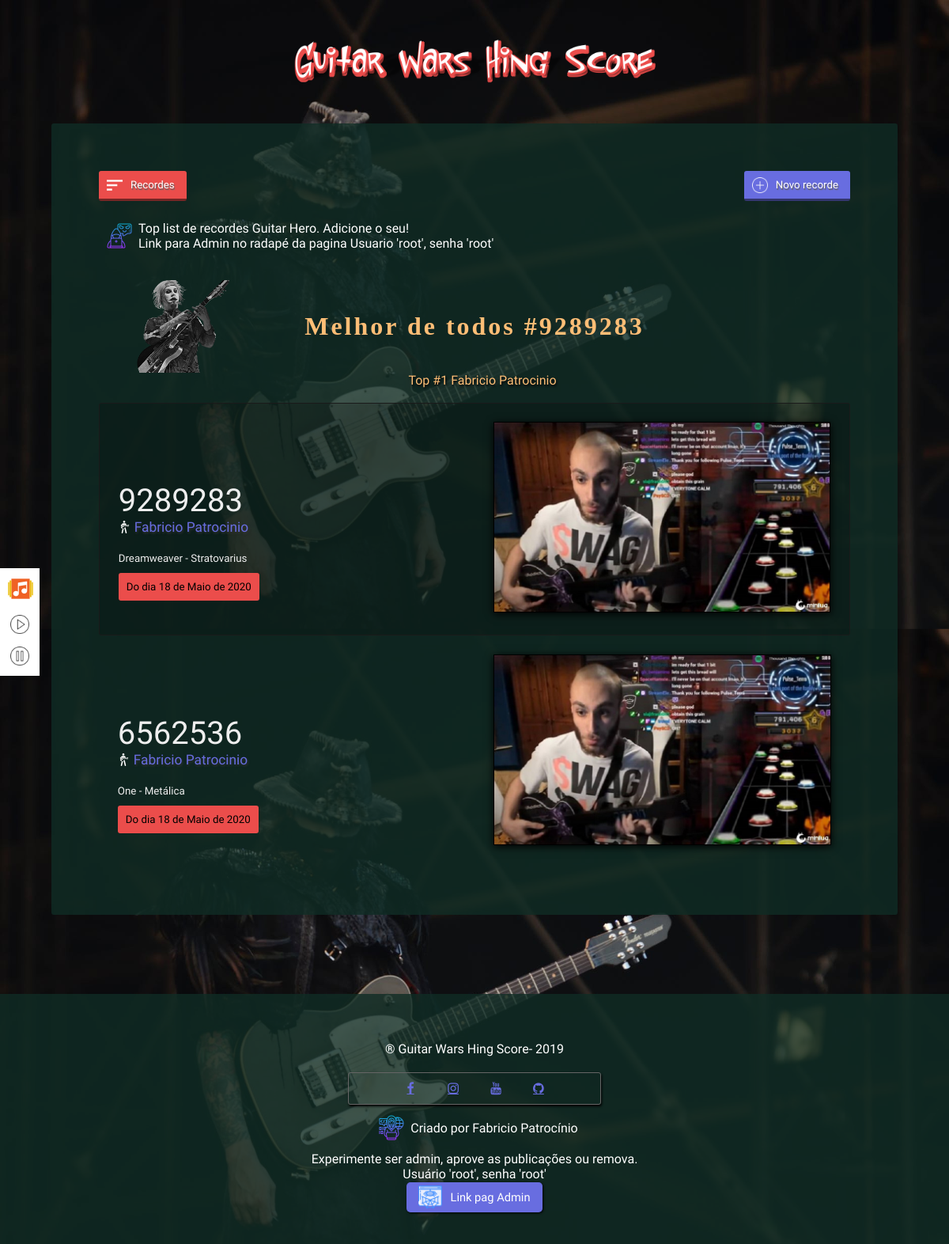
The page / on the database its author committed.
### tables this page shows
CREATE TABLE `guitarwars` (
  `id` int(11) NOT NULL,
  `date` timestamp NOT NULL DEFAULT current_timestamp() ON UPDATE current_timestamp(),
  `name` varchar(255) NOT NULL,
  `score` int(11) NOT NULL,
  `music` varchar(255) NOT NULL,
  `screenshot` varchar(255) NOT NULL,
  `approved` tinyint(4) DEFAULT 0
);

### index.php (the view, shortened to what this page needs)
<!DOCTYPE html>
<html lang="pt-br">
<head>
    <link rel="stylesheet" href="_css/style.css">
    <link rel="stylesheet" href="https://cdnjs.cloudflare.com/ajax/libs/font-awesome/4.7.0/css/font-awesome.min.css">
</head>
<body>
    <div id="music">
        <img src="_img/music-player.png" alt="" id="music-img">
        <button id="play" onclick="document.querySelector('#demo').play()"></button>
        <button id="pause" onclick="document.querySelector('#demo').pause()"></button>
    </div>
    <img src="_img/logo.png" alt="" id="logo">
    <div class="content">
        <nav id="menu">
            <ul>
                <a href="index.php"><li>Recordes</li></a>
                <a href="add-high-score.php"><li>Novo recorde</li></a>
            </ul>
        </nav>
        <p class="icon-top">Top list de recordes Guitar Hero. Adicione o seu! <br> Link para Admin no radapé da pagina Usuario 'root', senha 'root'</p>
        <?php
$dbc = mysqli_connect(DB_HOST, DB_USER, DB_PASSWORD, DB_NAME);
$query = "SELECT Year(date) as ano, MONTH(date) as mes, DAY(date) as dia, guitarwars.* FROM guitarwars WHERE approved = 1 ORDER BY score DESC, date ASC";
$data = mysqli_query($dbc, $query);
$mes = array(1 => "Janeiro", "Fevereiro", "Março", "Abril", "Maio", "Junho", "Julho", "Agosto", "Setembro", "Outubro", "Novembro", "Dezembro");
$i = 0;
echo '<div id="db-data">';
while ($row = mysqli_fetch_array($data)) {
    $i++;
    if ($i == 1) {
        echo '<h1 id="top-score">Melhor de todos #' . $row['score'] . '</h1>';
        echo '<span class="top-name">Top #1 ' . $row['name'] . '</span><br>';
    }
    echo '<div class="row-bg">';
    echo '<div class="score-inf">';
    echo '<span class="score">' . $row['score'] . '</span><br>';
    echo '<span class="name">' . $row['name'] . '</span><br>';
    echo '<span class="music">' . $row['music'] . '</span><br>';
    echo '<span class="date">Do dia ' . $row['dia'] . ' de ' . $mes[$row['mes']] . ' de ' . $row['ano'] . '</span><br></td>';
    echo '</div>';
    echo '<div class="score-inf">';
    if (is_file(GW_UPLOADPATH . $row['screenshot']) && filesize(GW_UPLOADPATH . $row['screenshot']) > 0) {
        echo '<td class="score-inf"><img src="' . GW_UPLOADPATH . $row['screenshot'] . '" class="screenshot"></td></tr>';
    } else {
        echo '<td class="score-img"><img src="" alt="Unverified score :/" class="screenshot"></td></tr>';
    }
    echo '</div>';
    echo '</div>';
}
echo '</div>';
?>
    </div>
    <footer>
        <p id="copy" style="float: none;">
            &reg; Guitar Wars Hing Score- 2019
        </p>
        <div class="icons">
            <a href="https://www.facebook.com/fabricio.schiffer" target="_blank" class="fa fa-facebook"></a>
            <a href="https://www.instagram.com/fabricio_patrocinio_/?hl=pt-br" target="_blank" class="fa fa-instagram"></a>
            <a href="https://www.youtube.com/channel/UCZSB3-asIKR4ywZTnlvbZ3Q?view_as=subscriber" target="_blank" class="fa fa-youtube"></a>
            <a href="https://github.com/FabricioPatrocinio/guitar-wars" target="_blank" class="fa fa-github"></a>
        </div>
        <p style="float: none;" ><i class="p-icon-eu"></i> Criado por Fabricio Patrocínio</p>
        <p>Experimente ser admin, aprove as publicações ou remova. <br> Usuário 'root', senha 'root'</p>
        <a href="admin.php" class="link"><i class="p-icon-admin"></i>Link pag Admin</a>
    </footer>
</body>
</html>

### _css/style.css (style rules this page uses)
body { width: 100%; height: 100vh; margin: 0; background: url('../_img/john5.jpeg') left top / 100%; }
* { font-family: Chilanka, Arial, Helvetica, sans-serif; }
img#logo { width: 100%; max-width: 500px; margin: 0 auto; display: block; }
div#music { width: 30px; height: auto; padding: 10px; position: fixed; top: 50%; transform: translate(0, -50%); background: #fff; z-index: 99; }
#music-img { width: 32px; height: 32px; margin: 0 auto; }
div#music button { display: block; border: none; border-radius: 50%; width: 30px; margin-top: 10px; height: 30px; }
button#play { cursor: pointer; background: url('../_img/play-button.png') center center / 24px no-repeat; }
button#pause { cursor: pointer; background: url('../_img/pause.png') center center / 24px no-repeat; }
nav#menu { width: 100%; height: auto; margin: 0; padding-bottom: 10px; display: block; float: left; position: relative; }
#menu ul { display: block; list-style: none; padding: 0; margin: 0; }
#menu ul a { text-decoration: none; }
#menu ul a li { display: inline; padding: 10px 15px; font-size: 10pt; color: #fff; text-shadow: 1px 2px 1px #666; border-radius: 3px; border-bottom: 3px solid rgba(0, 0, 0, .5); }
#menu ul a:nth-child(1) li { float: left; padding-left: 40px; background: #eb4d4b url('../_img/sort-button-with-three-lines.png') left 10px center / 20px no-repeat; }
#menu ul a:nth-child(2) li { float: right; padding-left: 40px; background: #686de0 url('../_img/plus.png') left 10px center / 20px no-repeat; }
div.content { width: 90%; max-width: 950px; margin: 0 auto; padding: 5%; border-radius: 3px; background: rgba(15, 44, 37, .8); }
span.score { font-size: 2.5em; color: #eee; }
span.music { font-size: 10pt; color: #eee; }
span.name { display: block; padding-left: 20px; color: #686de0; font-size: 13pt; text-shadow: 1px 2px 3px #333; background: url('../_img/guitar-player.png') left center / 16px no-repeat; }
span.top-name { width: fit-content; display: block; padding: 0; padding-left: 20px; margin: 0 auto; color: #ffbe76; font-size: 12pt; text-shadow: 1px 2px 3px #000; }
span.date { width: fit-content; display: block; margin-top: 10px; padding: 10px; color: #000; background: #eb4d4b; border-radius: 3px; font-size: 10pt; }
h1 { width: 100%; color: #ffbe76; float: left; padding: 40px 0; margin-bottom: 0; text-align: center; font-size: 2em; font-family: guitar hero; letter-spacing: 3px; background: url('../_img/john-5.png') left center / 200px no-repeat; }
p { width: 95%; margin: 0; padding: 10px 2.5%; color: #fff; font-size: 12pt; float: left; }
i.p-icon-eu { padding: 15px 0; padding-left: 50px; color: #fff; background: url('../_img/computer.png') left 10px center / 32px no-repeat; }
i.p-icon-admin { padding: 15px 0; padding-left: 40px; color: #fff; background: url('../_img/net.png') left center / 30px no-repeat; }
.icon-top { padding: 15px 0; padding-left: 50px; color: #fff; background: url('../_img/hackermen.png') left 10px center / 32px no-repeat; }
::placeholder { color: #eee; }
a { color: #686de0; }
a.link { background: #686de0; font-size: 11pt; color: #fff; padding: 10px 15px; border-radius: 5px; text-decoration: none; box-shadow: 1px 1px 3px #000; }
img.screenshot { width: 100%; margin: 0; box-shadow: 0px 2px 10px #000; border: solid 1px #000; box-sizing: border-box; }
#db-data { width: 100%; }
.score-inf { width: 45%; padding: 2.5%; display: inline-block; }
.row-bg:nth-child(2n + 2) { background: rgba(0, 0, 0, .2); border: solid 1px #1a1a1a; border-radius: 3px; box-sizing: border-box; }
footer { width: 100%; padding: 50px 0; float: left; margin: 0; margin-top: 100px; text-align: center; background: rgba(15, 44, 37, .8); }
.fa { width: 50px; }
div.icons { width: 100%; max-width: 320px; margin: 10px auto; padding: 10px 0; border: solid 1px #666; border-radius: 3px; box-sizing: border-box; box-shadow: 1px 2px 3px #000; }
.fa-facebook::before { width: 50px !important; height: 50px; background-size: 50px !important; }

### rows shown on the page
guitarwars: score "9289283", name "Fabricio Patrocinio", music "Dreamweaver - Stratovarius", dia "18", mes "Maio", ano "2020", screenshot (picture)
guitarwars: score "6562536", name "Fabricio Patrocinio", music "One - Metálica", dia "18", mes "Maio", ano "2020", screenshot (picture)
